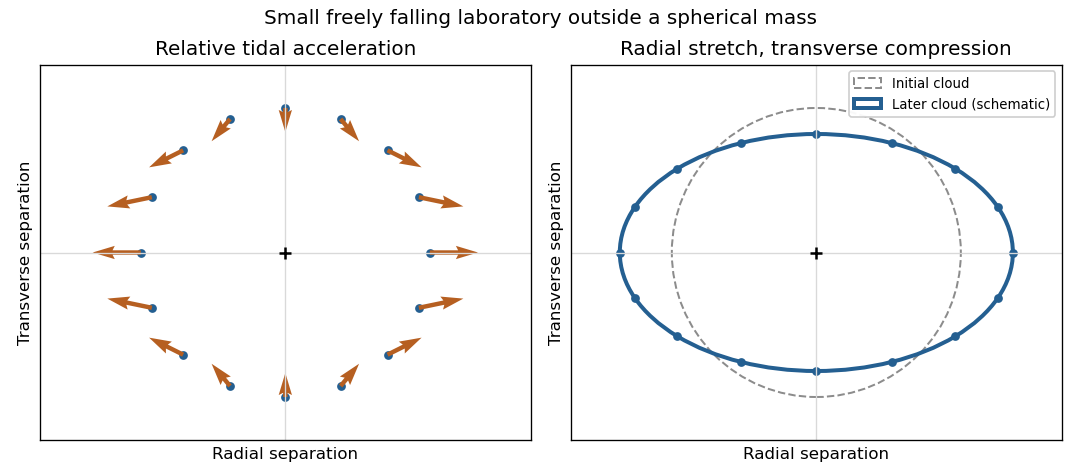

Reproduce this figure in Python.
"""Render a local tidal-acceleration schematic to the working directory."""
from pathlib import Path

import matplotlib
matplotlib.use('Agg')
import matplotlib.pyplot as plt
from matplotlib.patches import Ellipse
import numpy as np


def main():
    angle = np.linspace(0, 2*np.pi, 16, endpoint=False)
    x, y = np.cos(angle), np.sin(angle)
    fig, axes = plt.subplots(1, 2, figsize=(9, 3.9), dpi=120, facecolor='white')
    for ax in axes:
        ax.set_facecolor('white')
        ax.set_aspect('equal')
        ax.set(xlim=(-1.7, 1.7), ylim=(-1.3, 1.3))
        ax.axhline(0, color='0.85', lw=0.8)
        ax.axvline(0, color='0.85', lw=0.8)
        ax.scatter([0], [0], s=45, marker='+', color='black', zorder=5)
        ax.set_xticks([])
        ax.set_yticks([])
        ax.set_xlabel('Radial separation')
        ax.set_ylabel('Transverse separation')
    axes[0].scatter(x, y, color='#245f91', s=18)
    axes[0].quiver(x, y, 2*x, -y, angles='xy', scale_units='xy',
                   scale=6, color='#b65f21', width=0.009)
    axes[0].set_title('Relative tidal acceleration', fontsize=12)
    axes[1].add_patch(Ellipse((0, 0), 2, 2, fill=False, ls='--',
                              ec='0.55', lw=1.2, label='Initial cloud'))
    axes[1].add_patch(Ellipse((0, 0), 2.72, 1.64, fill=False,
                              ec='#245f91', lw=2.4, label='Later cloud (schematic)'))
    axes[1].scatter(1.36*x, 0.82*y, color='#245f91', s=18)
    axes[1].set_title('Radial stretch, transverse compression', fontsize=12)
    axes[1].legend(loc='upper right',
                   fontsize=8, framealpha=0.95)
    fig.suptitle('Small freely falling laboratory outside a spherical mass', fontsize=12)
    fig.tight_layout()
    fig.savefig(Path('2017-tidal-deviation.png'), facecolor='white')
    plt.close(fig)


if __name__ == '__main__':
    main()
